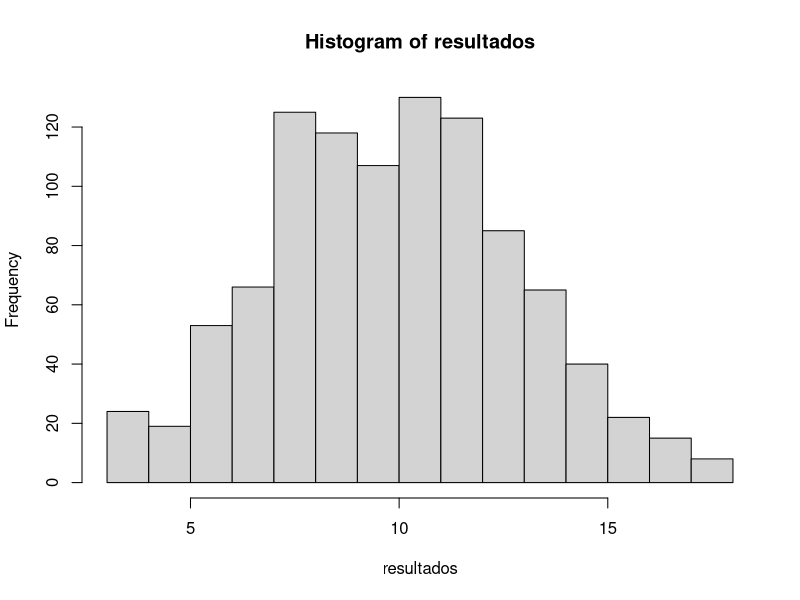

Generate this figure with R:
#EXERCICIOS AULA 01

#CALCULE O NUMERO DE OURO NO R 
(1+(sqrt(5)))/2
#[1] 1.618034

#o que da divisao de 1 por 0? E -1 por 0
1/0 #inf
-1/0 #-Inf

#Quais diferencas entre Nan, Null, Na e Inf
NaN
NULL
0/0

#calcule
5 + 3 * 10 %/% 3 == 15 
#acrescentando parenteses
5+(3*10) %/%3 ==15

# == serve pra comparação
x <- 4
if(x == 4) {
  'isso aqui apareceu'
}
x


#Elefante incomoda muita gente
for (i in 1:4){
  if(i %% 2 == 0){ #verifica se é numero par
    print(paste(i, "elefante(s)", paste(rep("incomoda(m)", times = i), collapse = " "), "muito mais"))
  } else {
    print(paste(i, "elefante(s) incomoda(m) muita gente")) #função paste serve pra concatenar as strings
  }
}

#criar um vetor
x <- c(1, 20, 40, 50, 60) # c - serve pra combinar um valor num vetor ou lista

#Crie um vetor com o nome x de 100 números aleatórios entre 0 e 1
x <- runif(100)

#Calcule a media dos valores anteriores
mean(x)

#Crie um vetor com 100 elementos. 
#99 deles são números aleatórios entre 0 e 1 
#e o último elemento tem o valor NA. #
#Calcule também a média deste vetor.

x <- c(runif(99),NA)
mean(x, na.rm = T)

#CRIA FUNCAO Q CALCULA MEDIA DE VETOR
media <- function(x){
i <- 1
tamanho <- length(x)
soma <- 0
for(i in 1:tamanho){
  soma <- soma + x[i]
}
return(soma/tamanho)
}


#CRIA UMA FUNCAO QUE SIMULE UM DADO
dado <- function(){
  sample(1:6, 1)

}

#SIMULACAO DE VARIOS DADOS

soma_dados <- function(n){
  soma <- 0
  for(i in 1:n){
    soma <- soma + dado()
  }
  return(soma)
}

#Faça um histograma dos resultados da soma de 3 dados. 
#Isto é, crie um vetor com 1000 resultados que 
#aconteceram após somar 3 dados. 
#Em seguida faça o histograma.

resultados <- integer(length = 1000)
for(i in 1:1000){
  resultados[i] <- soma_dados(3) #chama a funcao soma dados
}
hist(resultados)
